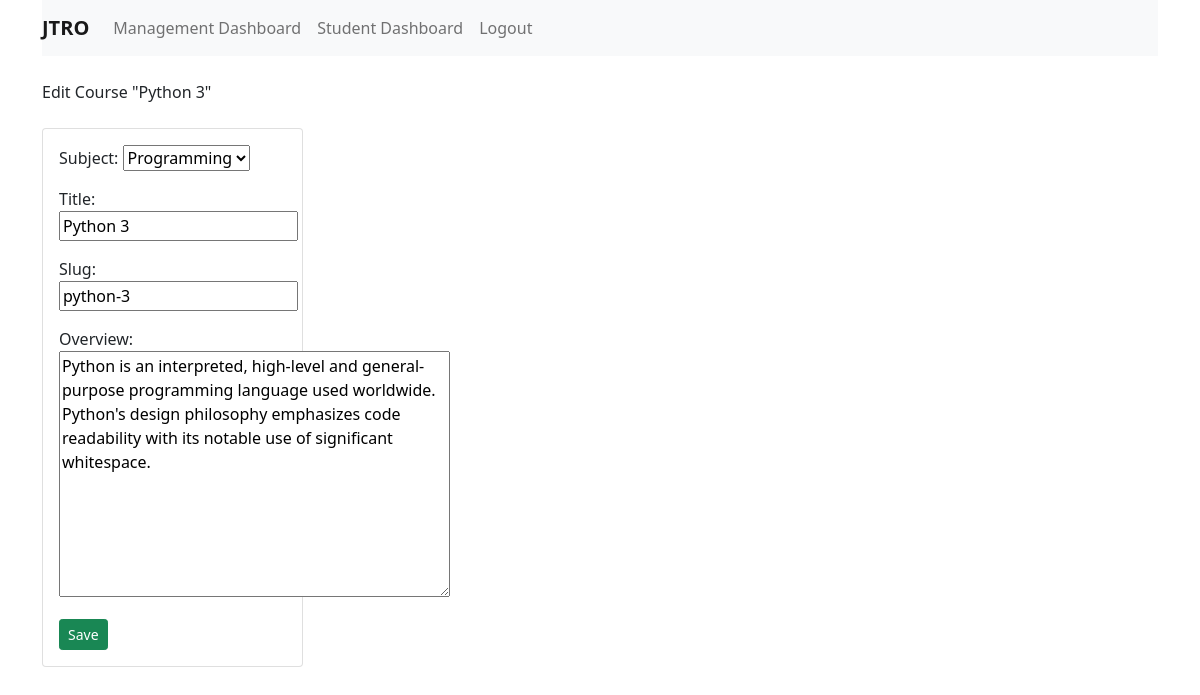
Screenshot of /course/5/edit/ (signed in) with the database file from the repository.
### courses/models.py (models this page shows, shortened)
class Course(models.Model):
    owner = models.ForeignKey(User, on_delete=models.CASCADE, related_name='course_created')
    subject = models.ForeignKey(Subject, related_name='courses', on_delete=models.CASCADE)
    title = models.CharField(max_length=200)
    slug = models.SlugField(max_length=200, unique=True)
    overview = models.TextField()
    created = models.DateTimeField(auto_now_add=True)
    students = models.ManyToManyField(User, related_name='course_joined', blank=True)
    class Meta:
        ordering = ['-created']

class Subject(models.Model):
    title = models.CharField(max_length=200)
    slug = models.SlugField(max_length=200, unique=True)
    class Meta:
        ordering = ['title']
    def __str__(self):
        return self.title

### courses/views.py (the view)
# urls.py: path('<pk>/edit/', CourseUpdateView.as_view(), name='course_edit'),
class CourseUpdateView(PermissionRequiredMixin, OwnerCourseEditMixin, UpdateView):
    permission_required = 'courses.change_course'

### courses/views.py (called while the page is built)
    def get_queryset(self):
        qs = super(OwnerMixin, self).get_queryset()
        return qs.filter(owner=self.request.user)

### courses/templates/courses/manage/course/form.html (shortened to what this page needs)
{% extends 'base.html' %}
{% block content %}
    <div>
        {% if object %}
            Edit Course "{{ object.title }}"
        {% else %}
            <h2>Create a new courses</h2>
        {% endif %}
    </div><br/>
    <div class="row">
        <div class="col-3">
            <div class="card">
                <div class="card-body">
                    <form action="." method="post">{% csrf_token %}
                        {{ form.as_p }}
                        <button type="submit" class="btn btn-success btn-sm">Save</button>
                    </form>
                </div>
            </div>
        </div>
    </div>
{% endblock %}

### rows the page displays
Course: title "Python 3", subject "Programming", slug "python-3", overview "Python is an interpreted, high-level and general-purpose programming language used worldwide. Python's design philosophy emphasizes code readability with its notable use of significant whitespace."
Subject: title "Python 3"
